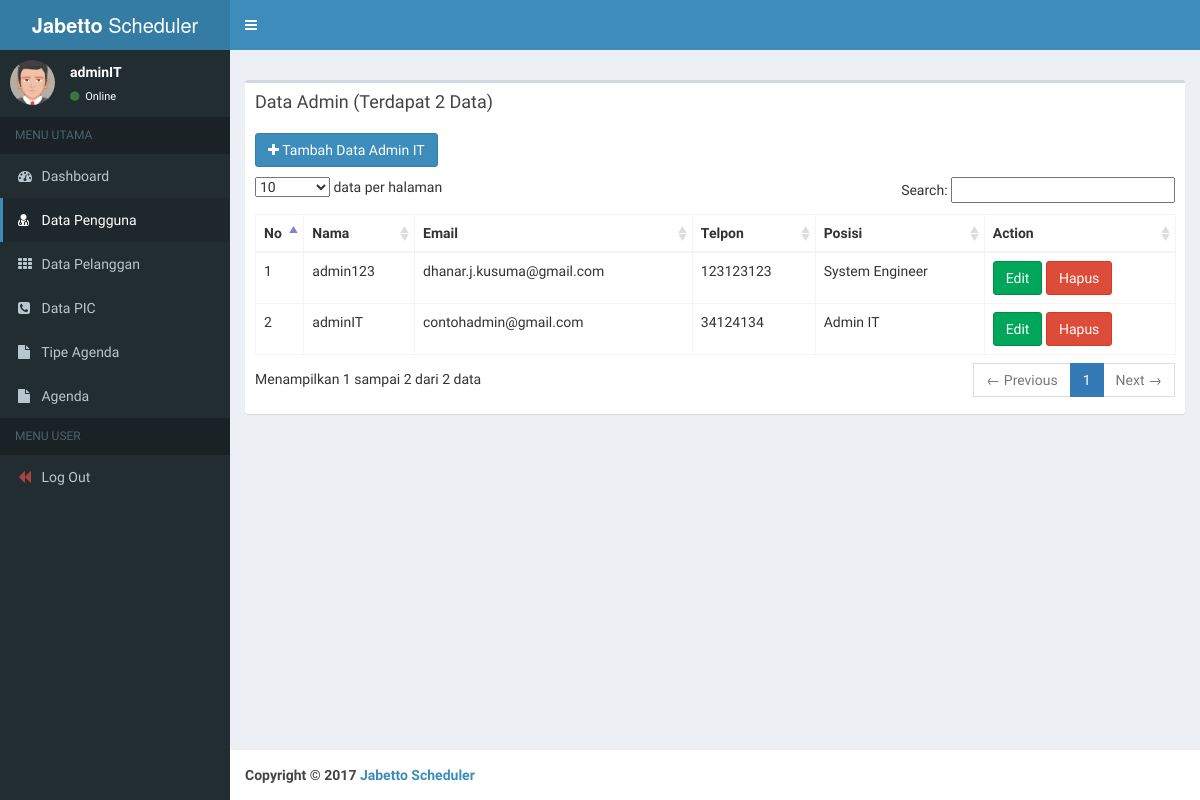
The page /?page=data_user (signed in) on the database as committed earlier.
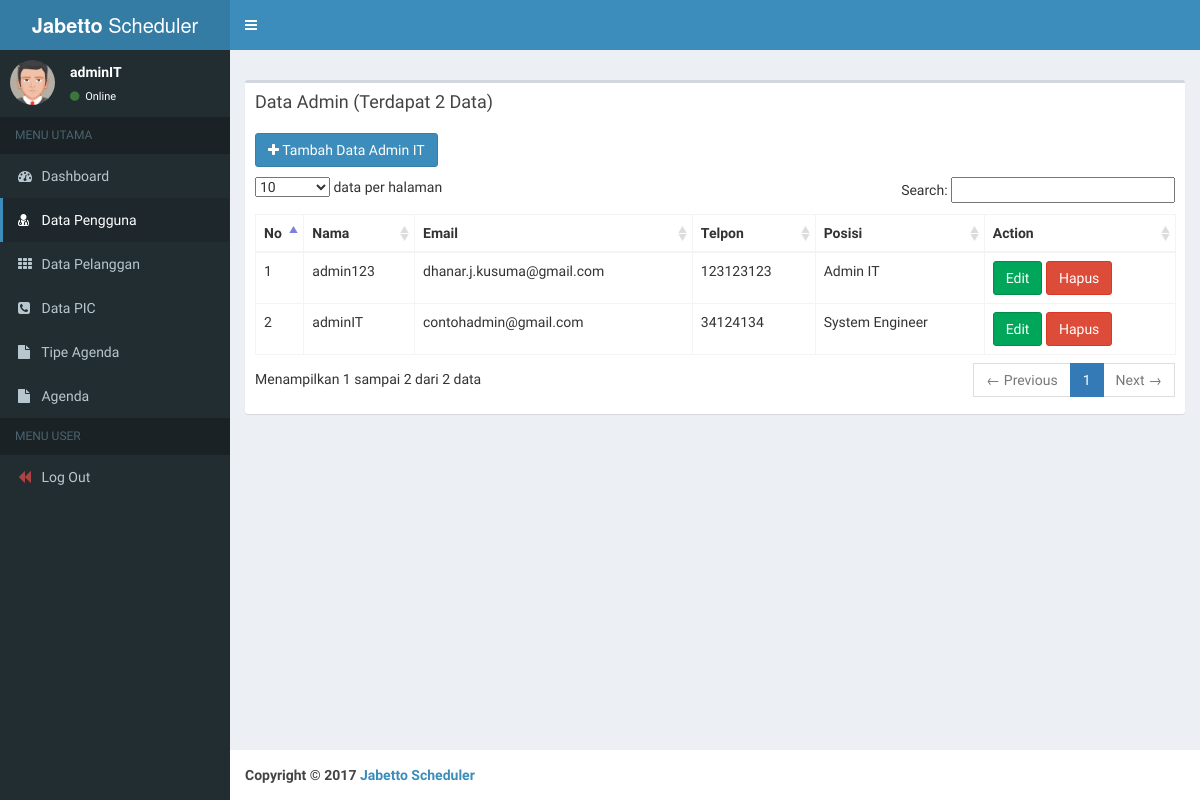
The same page on the database as committed later.
### tables this page shows
CREATE TABLE `pengguna` (
  `id` int(10) NOT NULL,
  `email` varchar(30) NOT NULL,
  `password` varchar(100) NOT NULL,
  `nama` varchar(30) NOT NULL,
  `status` enum('sa','admin','se') NOT NULL DEFAULT 'se',
  `no_telp` varchar(20) NOT NULL
);

### pages/data_user.php (the view, shortened to what this page needs)
<?php
	require 'config/main.php';
	$query=mysqli_query($conn, "SELECT * FROM pengguna where status<>'sa'");
?>
<div class="box">
    <div class="box-header">
      <h3 class="box-title">Data Admin (Terdapat <?php echo mysqli_num_rows($query); ?> Data)</h3>
    </div>
    <div class="box-body">
    <a href="tambah.php?tambah=data_user" style="margin-bottom: 10px;" class="btn btn-md btn-primary"> <i class="fa fa-plus"></i> Tambah Data Admin IT</a>
    <br>
		<table class="table table-bordered" id="tabel">
		<thead>
			 <tr>
         		<th>No</th>
         		<th>Nama</th>
			   	<th>Email</th>
			   	<th>Telpon</th>
			   	<th>Posisi</th>
		        <th>Action</th>
		  	</tr>
		</thead>
		<tbody>
		<?php
		  	$no=1;
		  	while($q=mysqli_fetch_object($query)){
		?>
		  	<tr>
		   		<td><?php echo $no++; ?></td>
		    	<td><?php echo $q->nama; ?></td>
			  	<td><?php echo $q->email; ?></td>
			  	<td><?php echo $q->no_telp; ?></td>
			  	<td><?php echo ($q->status == "admin") ? "Admin IT" : "System Engineer"  ?></td>
			    <td>
			    	<a class="btn btn-success" href="edit.php?edit=<?php echo $_GET['page']; ?>&id=<?php echo $q->id; ?>">Edit</a>
			    	<a class="btn btn-danger" onclick="return confirm('Apakah anda yakin akan menghapus data ini?')" href="hapus.php?hapus=<?php echo $_GET['page']; ?>&id=<?php echo $q->id; ?>">Hapus</a>
			    </td>
		  	</tr>
		<?php
		  }
		?>
		</tbody>
		</table>
	</div>
</div>

### index.php (shortened to what this page needs)
<!DOCTYPE html>
<html>
  <head>
    <link href="bootstrap/css/bootstrap.min.css" rel="stylesheet" type="text/css" />
    <link rel="stylesheet" href="plugins/bootstrap-colorpicker/dist/css/bootstrap-colorpicker.min.css">
    <link href="dist/css/AdminLTE.min.css" rel="stylesheet" type="text/css" />
    <link href="dist/css/fa/css/font-awesome.min.css" rel="stylesheet" type="text/css" />
    <link href="dist/css/skins/_all-skins.min.css" rel="stylesheet" type="text/css" />
    <link rel="stylesheet" href="plugins/select2/dist/css/select2.min.css">
    <link href="plugins/datatables/dataTables.bootstrap.css" rel="stylesheet" type="text/css" />
    <link href="plugins/fullcalendar/fullcalendar.min.css" rel="stylesheet"/>
  </head>
  <body class="skin-blue">
    <div class="wrapper">
      <header class="main-header">
        <a href="index.php" class="logo"><b>Jabetto </b>Scheduler</a>
        <nav class="navbar navbar-static-top" role="navigation">
          <a href="#" class="sidebar-toggle" data-toggle="offcanvas" role="button">
          </a>
        </nav>
      </header>
      <aside class="main-sidebar">
        <section class="sidebar">
          <div class="user-panel">
            <div class="pull-left image">
              <img src="dist/img/user2-160x160.jpg" class="img-circle" alt="User Image" />
            </div>
            <div class="pull-left info">
              <p><?php echo $_SESSION['nama']; ?></p>
              <a href="#"><i class="fa fa-circle text-success"></i> Online</a>
            </div>
          </div>
          <ul class="sidebar-menu">
            <li class="header">MENU UTAMA</li>
            <li class="treeview <?php if(!isset($_GET['page'])) { echo "active"; } ?>">
              <a href="index.php">
                <i class="fa fa-dashboard"></i> <span>Dashboard</span>
              </a>
            </li>
            <li class="treeview <?php if(isset($_GET['page']) && $_GET['page']=="data_user") { echo "active"; } ?>">
              <a href="./?page=data_user">
                <i class="fa fa-user-md"></i> <span>Data Pengguna</span>
              </a>
            </li>
            <li class="treeview <?php if(isset($_GET['page']) && $_GET['page']=="data_pelanggan") { echo "active"; } ?>">
              <a href="./?page=data_pelanggan">
                <i class="fa fa-th"></i> <span>Data Pelanggan</span>
              </a>
            </li>
            <li class="treeview <?php if(isset($_GET['page']) && $_GET['page']=="data_pic") { echo "active"; } ?>">
              <a href="./?page=data_pic">
                <i class="fa fa-phone-square "></i> <span>Data PIC</span>
              </a>
            </li>
            <li class="treeview <?php if(isset($_GET['page']) && $_GET['page']=="data_tipe_agenda") { echo "active"; } ?>">
              <a href="./?page=data_tipe_agenda">
                <i class="fa fa-file"></i> <span>Tipe Agenda</span>
              </a>
            </li>
            <li class="treeview <?php if(isset($_GET['page']) && $_GET['page']=="agenda") { echo "active"; } ?>">
              <a href="./?page=agenda">
                <i class="fa fa-file"></i> <span>Agenda</span>
              </a>
            </li>
            <li class="header">MENU USER</li>
            <li class="treeview">
              <a href="logout.php">
                <i class="fa fa-backward text-danger"></i> <span>Log Out</span>
              </a>
            </li>
          </ul>
        </section>
      </aside>
      <div class="content-wrapper">
        <section class="content-header">
        </section>
        <section class="content">
          <div class="row">
            <section class="col-lg-12">
            <?php require_once('views.php'); ?>
            </section>
          </div>
        </section>
      </div>
      <footer class="main-footer">
        <strong>Copyright &copy; <?php echo date('Y'); ?> <a href="#">Jabetto Scheduler </a></strong>
      </footer>
    </div>
  </body>
</html>

### views.php
<?php
if (isset($_GET['page'])) {
	$path = "pages/".$_GET['page'].".php";
	if (file_exists($path)) {
		require_once($path);
	}
	else {
		require_once("pages/404.php");
	}
}
else {
	require_once("pages/home.php");
}
 ?>

Rows that differ between the two databases and show on the page:
changed pengguna "admin123": status "System Engineer" → "Admin IT"
changed pengguna "adminIT": status "Admin IT" → "System Engineer"
